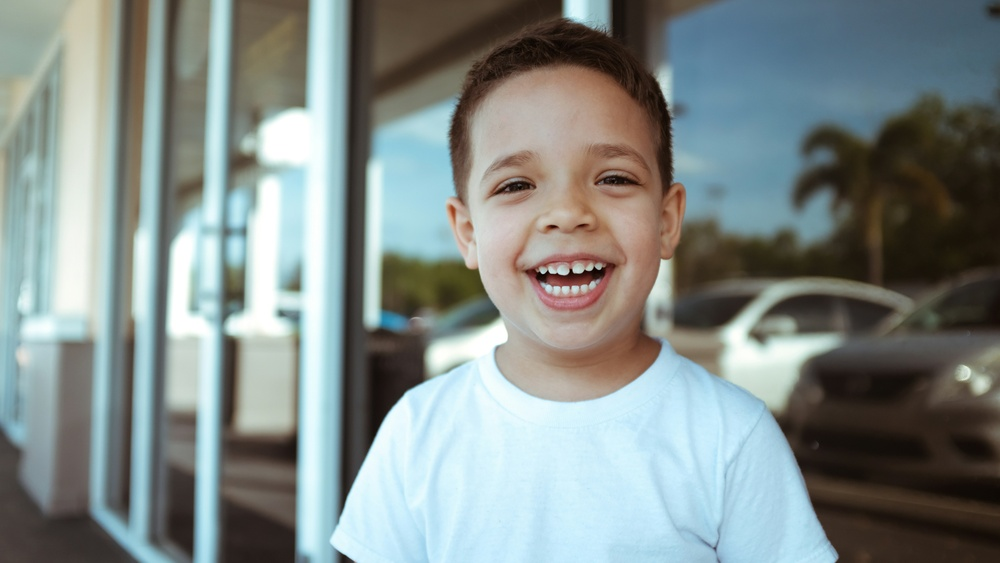
#> input picture example.jpg, 1000 x 563 px, shrunk from 6000 x 3376 before the run, found by its file name
$ python 'Annotating Image Width with Bi-Directional Arrows.py'
#> lines starting #> are read from the running program, lines starting #| are printed output that depends on the picture
import cv2

import matplotlib.pyplot as plt


# Load the image

image = cv2.imread('original_images/example.jpg')
#> image is the input picture: shape (563, 1000, 3); mean B, G, R 137, 139.2, 129.6


# Convert to RGB for displaying with matplotlib

image_rgb = cv2.cvtColor(image, cv2.COLOR_BGR2RGB)


# Get image dimensions

height, width, _ = image.shape
#> height = 563; width = 1000


# Add bi-directional arrows for width visualization

arrow_start_left = (20, height - 50)  # Left starting point
#> arrow_start_left = (20, 513)

arrow_end_right = (width - 20, height - 50)  # Right end point
#> arrow_end_right = (980, 513)


# Draw arrows in both directions

cv2.arrowedLine(image_rgb, arrow_start_left, arrow_end_right, (255, 0, 0), 3, tipLength=0.05)  # Rightward arrow

cv2.arrowedLine(image_rgb, arrow_end_right, arrow_start_left, (255, 0, 0), 3, tipLength=0.05)  # Leftward arrow


# Annotate the width value

width_label_position = (width // 2 - 100, height - 80)  # Center position slightly above the arrows
#> width_label_position = (400, 483)

cv2.putText(image_rgb, f'Width: {width}px', width_label_position, cv2.FONT_HERSHEY_SIMPLEX, 0.8, (255, 0, 0), 2)
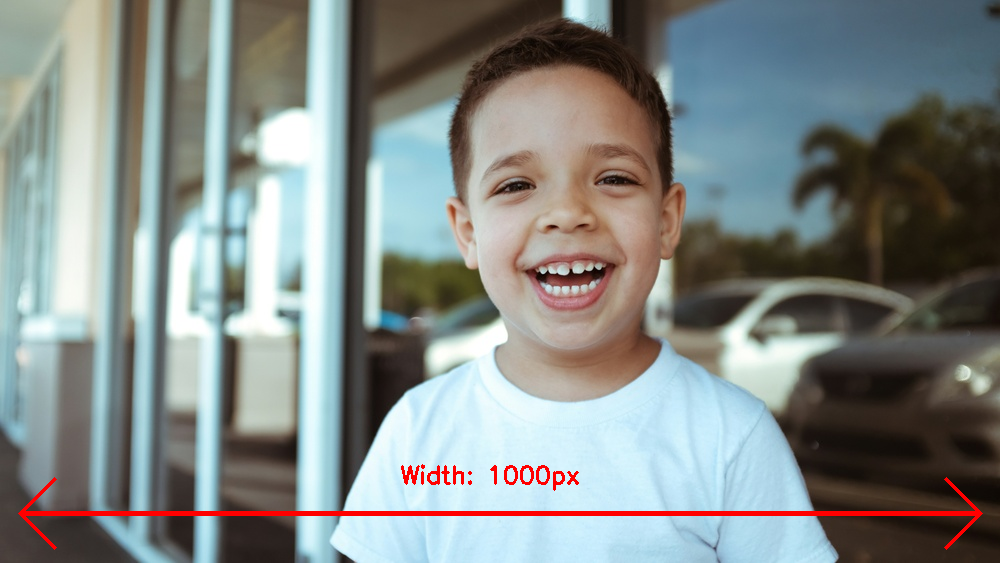
#> image_rgb: shape (563, 1000, 3); mean R, G, B 130.9, 137.3, 135


# Save the annotated image

cv2.imwrite('output_images/annotated_width.jpg', image_rgb)


# Display the annotated image

plt.imshow(cv2.cvtColor(image_rgb, cv2.COLOR_BGR2RGB))

plt.title("Annotated Image with Bi-Directional Width Arrows")

plt.axis('off')

plt.show()
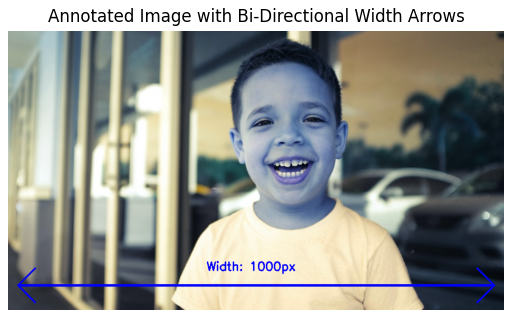
#> figure drawn by matplotlib, 1 panel; B, G, R data is drawn as R, G, B
